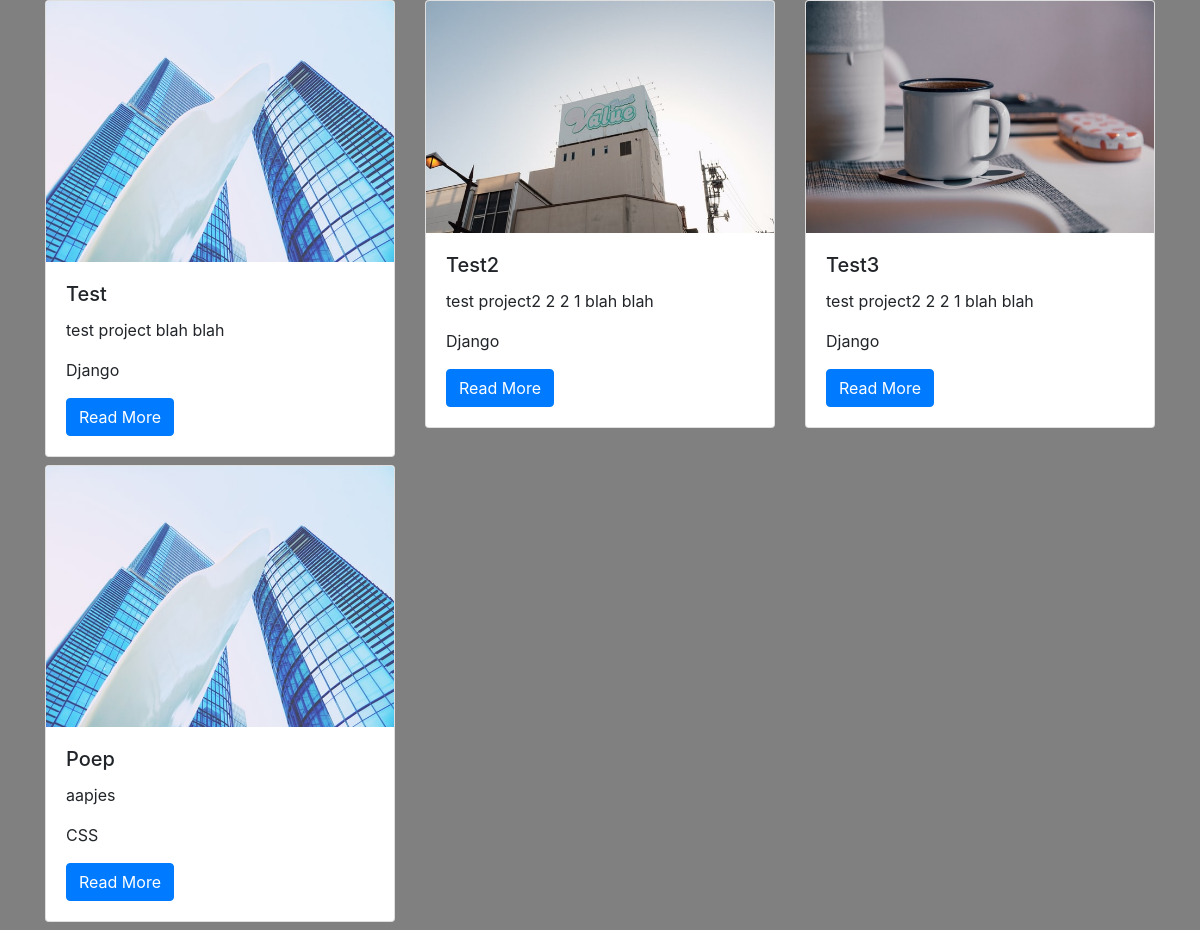
/projects/, run on the app's committed database.
### projects/models.py (models this page shows)
class Project(models.Model):
    title = models.CharField(max_length=100)
    description = models.TextField()
    technology = models.CharField(max_length=20)
    image = models.CharField(max_length=100)

### projects/views.py (the view)
# urls.py: path('', views.all_projects, name="all_projects"),
def all_projects(request):
    projects = Project.objects.all()
    print(projects)
    return render(request, 'projects/all_projects.html',
                  {'projects': projects})

### projects/templates/projects/all_projects.html
{% extends 'projects/base.html' %}
{% load static %}
{% block content %}
    <div class="container">
        <div class="row">
            {% for project in projects %}
            <div class="col-md-4">
                <div class="card mb-2">
                    <img class="card-img-top" src="{% static project.image %}" alt="poep">
                    <div class="card-body">
                        <h5 class="card-title">{{ project.title }}</h5>
                        <p class="card-text">{{ project.description }}</p>
                        <p>{{ project.technology }}</p>
                        <a href="{% url 'projects:project_detail' project.pk %}" class="btn btn-primary">Read More</a>
                    </div>
                </div>
            </div>
            {% endfor %}
        </div>
    </div>
{% endblock %}

### projects/templates/projects/base.html (shortened to what this page needs)
<!DOCTYPE html>
<html lang="en">
<head>
        <link rel="stylesheet" href="https://stackpath.bootstrapcdn.com/bootstrap/4.5.0/css/bootstrap.min.css">
</head>
<body style="background-color: grey;">
    {% block content %}
    {% endblock %}
</body>
</html>

### data on the page
Project: image (picture), title "Test", description "test project blah blah", technology "Django"
Project: image (picture), title "Test2", description "test project2 2 2 1 blah blah", technology "Django"
Project: image (picture), title "Test3", description "test project2 2 2 1 blah blah", technology "Django"
Project: image (picture), title "Poep", description "aapjes", technology "CSS"
